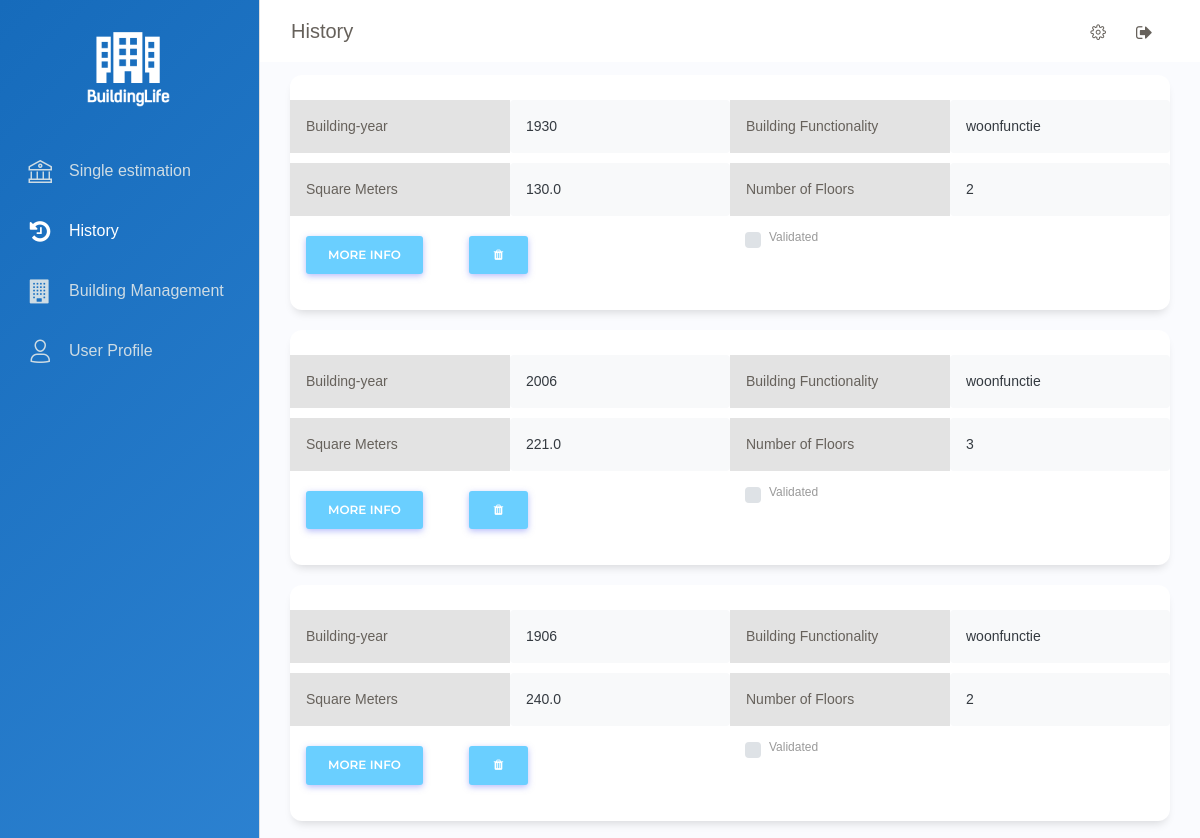
Before: /history (upper part) with the older database file.
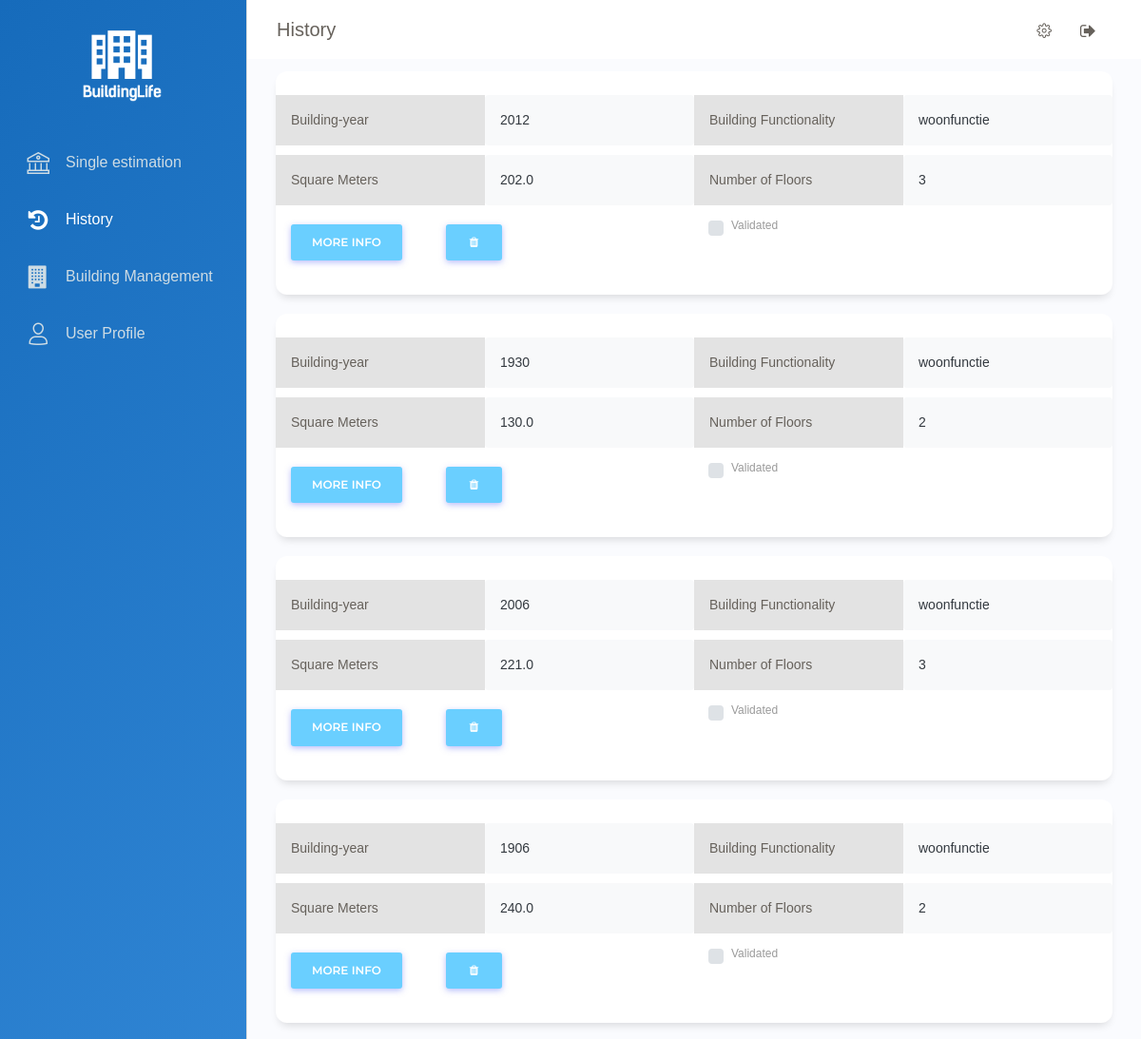
After: the same page with the newer database file.
### app/models.py (models this page shows, shortened)
class Building(db.Model):
	__tablename__ = "Building"
	id                      = db.Column(db.Integer, primary_key=True)
	Street_name				= db.Column(db.String(120))
	Place_name				= db.Column(db.String(120))
	house_number 			= db.Column(db.String(120))
	postal_code				= db.Column(db.String(120))
	building_year           = db.Column(db.Integer)
	building_functionality  = db.Column(db.String(120))
	square_meters           = db.Column(db.Float)
	number_floors           = db.Column(db.Integer)
	ground_0_50				= db.Column(db.Integer)
	roof_0_25				= db.Column(db.Integer)
	roof_0_75				= db.Column(db.Integer)
	roof_0_95				= db.Column(db.Integer)
	roof_flat				= db.Column(db.Boolean, default = False)
	x_cordinate				= db.Column(db.String(120))
	y_cordinate				= db.Column(db.String(120))
	windows 				= db.Column(db.Integer)
	user_id                 = db.Column(db.Integer, db.ForeignKey('user.id'))

### app/routes.py (the view)
@app.route('/history')
def history():
	material_estimation =  Material_estimation.query.order_by(Material_estimation.building_id.desc())
	material_estimation_dict = []
	for mat_est in material_estimation:
		material_estimation_dict.append({"Steel_value" : mat_est.steel_Value,
		                                 "Steel_quantity" : mat_est.steel_quantity,
										 "Concrete_value" : mat_est.concrete_Value,
										 "Concrete_quantity" : mat_est.concrete_quantity,
										 "Copper_value" : mat_est.copper_Value,
										 "Copper_quantity" : mat_est.copper_quantity,
										 "Glass_value" : mat_est.glass_Value,
										 "Glass_quantity" : mat_est.glass_quantity,
										 "Timber_value" : mat_est.timber_Value,
										 "Timber_quantity" : mat_est.timber_quantity,
										 "Polystyrene_value" : mat_est.polystyrene_Value,
										 "Polystyrene_quantity" : mat_est.polystyrene_quantity,
										 "Total_value" : mat_est.total_value})
	size = len(material_estimation_dict)
	buildings = Building.query.order_by(Building.id.desc())
	return render_template('history.html', buildings= buildings, material_estimation_dict = material_estimation_dict, size = size)

### app/templates/history.html (shortened to what this page needs)
{% extends "base.html" %}
{% block content %}
    <div class="main-panel">
      <nav class="navbar navbar-expand-lg navbar-absolute fixed-top navbar-transparent">
        <div class="container-fluid">
          <div class="navbar-wrapper">
            <a class="navbar-brand" href="#pablo">History</a>
          </div>
          <div class="collapse navbar-collapse justify-content-end" id="navigation">
            <ul class="navbar-nav">
              <li class="nav-item">
                <a class="nav-link btn-rotate">
                  <i class="nc-icon nc-settings-gear-65"></i>
                </a>
              </li>
              <li class="nav-item">
                <a class="nav-link btn-rotate" href="{{url_for('logout')}}">
                  <i class="fa fa-sign-out"></i>
                </a>
              </li>
            </ul>
          </div>
        </div>
      </nav>
      <div class="content">
        <div class="row">
        {% for building in buildings %}
         {% if not loop.index == (size - 1) %}
          <div class="col-md-12">
            <div class="card ">
              <div class="card-body ">
                <div class="row" style="margin-top:10px">
                  <div class="p-3 col-md-3" style="background-color: #e3e3e3; color: #66615B">Building-year</div>
                  <div class="p-3 bg-light text-dark rounded col-md-3">{{ building.building_year }}</div>
                  <div class="p-3 col-md-3" style="background-color: #e3e3e3; ; color: #66615B">Building Functionality</div>
                  <div class="p-3 bg-light text-dark rounded col-md-3">{{ building.building_functionality }}</div>
                </div>
                <div class="row" style="margin-top:10px">
                  <div class="p-3 col-md-3" style="background-color: #e3e3e3; color: #66615B">Square Meters</div>
                  <div class="p-3 bg-light text-dark rounded col-md-3">{{ building.square_meters }}</div>
                  <div class="p-3 col-md-3" style="background-color: #e3e3e3; color: #66615B">Number of Floors</div>
                  <div class="p-3 bg-light text-dark rounded col-md-3">{{ building.number_floors }}</div>
                </div>
                <div class="row" style="margin-top:10px">
                  <div class=" col-md-6">
                    <p style="padding: 0 0 0px">
                      <button class="btn btn-primary" type="button" data-toggle="collapse" data-target="#collapseExample{{loop.index}}" aria-expanded="false" aria-controls="collapseExample{{loop.index}}">
                      More info
                      </button>
                      <button class="btn btn-primary" type="button" style="margin-left: 10%"  onclick="var r = confirm('Are you sure you want to delete this estimation ?');
                        if (r == true) {
                          location.href='{{url_for('suppr', idEstimation=building.id)}}';
                        }">
                          <i class="fa fa-trash fa-fw" aria-hidden="true"></i>
                      </button>
                    </p>
                  </div>
                  <div class=" col-md-6">
                    <div class="custom-control custom-checkbox">
                      <label class="custom-control-label" for="checkbox_{{ building.id }}" >Validated</label>
                    </div>
                  </div>
                </div>
            </div>
              </div>
              </div>
            {% endif %}
			    {% endfor %}
            </div>
	  </div>
  </div>
  {% endblock %}

### app/templates/base.html (shortened to what this page needs)
<!DOCTYPE html>
<html lang="en">
<head>
  <link href="https://maxcdn.bootstrapcdn.com/font-awesome/latest/css/font-awesome.min.css" rel="stylesheet">
   <link href= "{{ url_for('static',filename='Front_end/Dashboard/assets/css/bootstrap.min.css') }}" rel= "stylesheet" >
   <link href= "{{ url_for('static',filename='Front_end/Dashboard/assets/css/paper-dashboard.css') }}" rel= "stylesheet" >
   <link href= "{{ url_for('static',filename='Front_end/Dashboard/assets/css/styleProgressBar.css') }}" rel= "stylesheet" >
   <link rel="stylesheet" href="https://cdnjs.cloudflare.com/ajax/libs/font-awesome/4.7.0/css/font-awesome.min.css">
</head>
<body class="">
  <div class="wrapper ">
    <div class="sidebar" data-color="white" data-active-color="danger">
      <div class="logo mx-auto">
        <a class="sticky-logo" href="dashboard">
          <img style="width: 55%; height:50%; vertical-align: middle;" class="img-fluid mx-auto d-block" src="static/Front_end/img/Logo_Updated.png" alt="" title="">
        </a>
      </div>
	 <div class="sidebar-wrapper" style="overflow: hidden;">
        <ul class="nav">
          {% if url_for(request.endpoint) == "/dashboard" or dashboard_used == True or tryout == True %}
            <li class="active ">
          {% else %}
            <li>
          {% endif %}
          {% if tryout != True %}
            <a href="dashboard">
          {% else %}
             <a href="">
          {% endif %}
              <i class="nc-icon nc-bank"></i>
              <p style = "font-family: Nunito,sans-serif; font-weight: 400; font-size: 1rem">Single estimation</p>
            </a>
          </li>
        {% if tryout != True %}
          {% if url_for(request.endpoint) == "/history" %}
            <li class="active ">
          {% else %}
            <li>
          {% endif %}
            <a href="history">
              <i class="fa fa-history"></i>
              <p style = "font-family: Nunito,sans-serif; font-weight: 400; font-size: 1rem">History</p>
            </a>
          </li>
          {% if url_for(request.endpoint) == "/BuildingManagement" or url_for(request.endpoint) == "/parameters" or (url_for(request.endpoint) == "/building_management_estimation" and dashboard_used != True) %}
          <li class="active ">
          {% else %}
          <li>
          {% endif %}
            <a href="BuildingManagement">
              <i class="fa fa-building"></i>
              <p style = "font-family: Nunito,sans-serif; font-weight: 400; font-size: 1rem;">Building Management</p>
            </a>
          </li>
          {% if url_for(request.endpoint) == "/UserProfile" %}
          <li class="active ">
          {% else %}
          <li>
          {% endif %}
            <a href="UserProfile">
              <i class="nc-icon nc-single-02"></i>
              <p style = "font-family: Nunito,sans-serif; font-weight: 400; font-size: 1rem;">User Profile</p>
            </a>
          </li>
        {% endif %}
        </ul>
      </div>
    </div>
{% block content %}{% endblock %}
</body>
</html>

Changed rows visible on the page:
added Building: building_year "2012", building_functionality "woonfunctie", square_meters "202.0", number_floors "3"
